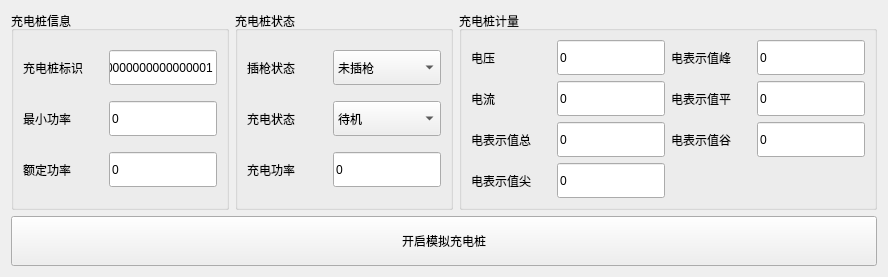
      <widget class="QWidget" name="tab_3">
       <attribute name="title">
        <string>模拟充电桩</string>
       </attribute>
       <layout class="QGridLayout" name="gridLayout_6">
        <item row="0" column="0">
         <layout class="QHBoxLayout" name="horizontalLayout_22">
          <item>
           <widget class="QGroupBox" name="groupBox">
            <property name="title">
             <string>充电桩信息</string>
            </property>
            <layout class="QGridLayout" name="gridLayout_3">
             <item row="0" column="0">
              <layout class="QHBoxLayout" name="horizontalLayout_7">
               <item>
                <widget class="QLabel" name="label_6">
                 <property name="minimumSize">
                  <size>
                   <width>80</width>
                   <height>35</height>
                  </size>
                 </property>
                 <property name="text">
                  <string>充电桩标识</string>
                 </property>
                </widget>
               </item>
               <item>
                <widget class="QLineEdit" name="chargingLogoEdit">
                 <property name="minimumSize">
                  <size>
                   <width>0</width>
                   <height>35</height>
                  </size>
                 </property>
                 <property name="text">
                  <string>0000000000000001</string>
                 </property>
                 <property name="maxLength">
                  <number>16</number>
                 </property>
                </widget>
               </item>
              </layout>
             </item>
             <item row="1" column="0">
              <layout class="QHBoxLayout" name="horizontalLayout_17">
               <item>
                <widget class="QLabel" name="label_7">
                 <property name="minimumSize">
                  <size>
                   <width>80</width>
                   <height>35</height>
                  </size>
                 </property>
                 <property name="text">
                  <string>最小功率</string>
                 </property>
                </widget>
               </item>
               <item>
                <widget class="QLineEdit" name="minPowerEdit">
                 <property name="minimumSize">
                  <size>
                   <width>0</width>
                   <height>35</height>
                  </size>
                 </property>
                 <property name="text">
                  <string>0</string>
                 </property>
                </widget>
               </item>
              </layout>
             </item>
             <item row="2" column="0">
              <layout class="QHBoxLayout" name="horizontalLayout_18">
               <item>
                <widget class="QLabel" name="label_8">
                 <property name="minimumSize">
                  <size>
                   <width>80</width>
                   <height>35</height>
                  </size>
                 </property>
                 <property name="text">
                  <string>额定功率</string>
                 </property>
                </widget>
               </item>
               <item>
                <widget class="QLineEdit" name="ratedPowerEdit">
                 <property name="minimumSize">
                  <size>
                   <width>0</width>
                   <height>35</height>
                  </size>
                 </property>
                 <property name="text">
                  <string>0</string>
                 </property>
                </widget>
               </item>
              </layout>
             </item>
            </layout>
           </widget>
          </item>
          <item>
           <widget class="QGroupBox" name="groupBox_3">
            <property name="title">
             <string>充电桩状态</string>
            </property>
            <layout class="QGridLayout" name="gridLayout_4">
             <item row="0" column="0">
              <layout class="QHBoxLayout" name="horizontalLayout_20">
               <item>
                <widget class="QLabel" name="label_16">
                 <property name="minimumSize">
                  <size>
                   <width>80</width>
                   <height>35</height>
                  </size>
                 </property>
                 <property name="maximumSize">
                  <size>
                   <width>80</width>
                   <height>16777215</height>
                  </size>
                 </property>
                 <property name="text">
                  <string>插枪状态</string>
                 </property>
                </widget>
               </item>
               <item>
                <widget class="QComboBox" name="putGunStateBox">
                 <property name="minimumSize">
                  <size>
                   <width>0</width>
                   <height>35</height>
                  </size>
                 </property>
                 <item>
                  <property name="text">
                   <string>未插枪</string>
                  </property>
                 </item>
                 <item>
                  <property name="text">
                   <string>插枪</string>
                  </property>
                 </item>
                </widget>
               </item>
              </layout>
             </item>
             <item row="1" column="0">
              <layout class="QHBoxLayout" name="horizontalLayout_21">
               <item>
                <widget class="QLabel" name="label_18">
                 <property name="minimumSize">
                  <size>
                   <width>80</width>
                   <height>35</height>
                  </size>
                 </property>
                 <property name="maximumSize">
                  <size>
                   <width>80</width>
                   <height>16777215</height>
                  </size>
                 </property>
                 <property name="text">
                  <string>充电状态</string>
                 </property>
                </widget>
               </item>
               <item>
                <widget class="QComboBox" name="chargingStateBox">
                 <property name="minimumSize">
                  <size>
                   <width>0</width>
                   <height>35</height>
                  </size>
                 </property>
                 <item>
                  <property name="text">
                   <string>待机</string>
                  </property>
                 </item>
                 <item>
                  <property name="text">
                   <string>充电</string>
                  </property>
                 </item>
                </widget>
               </item>
              </layout>
             </item>
             <item row="2" column="0">
              <layout class="QHBoxLayout" name="horizontalLayout_30">
               <item>
                <widget class="QLabel" name="label_19">
                 <property name="minimumSize">
                  <size>
                   <width>80</width>
                   <height>35</height>
                  </size>
                 </property>
                 <property name="text">
                  <string>充电功率</string>
                 </property>
                </widget>
               </item>
               <item>
                <widget class="QLineEdit" name="chargingPowerEdit">
                 <property name="minimumSize">
                  <size>
                   <width>0</width>
                   <height>35</height>
                  </size>
                 </property>
                 <property name="text">
                  <string>0</string>
                 </property>
                </widget>
               </item>
              </layout>
             </item>
            </layout>
           </widget>
          </item>
          <item>
           <widget class="QGroupBox" name="groupBox_4">
            <property name="title">
             <string>充电桩计量</string>
            </property>
            <layout class="QGridLayout" name="gridLayout_5">
             <item row="0" column="0">
              <layout class="QHBoxLayout" name="horizontalLayout_31">
               <item>
                <widget class="QLabel" name="label_20">
                 <property name="minimumSize">
                  <size>
                   <width>80</width>
                   <height>35</height>
                  </size>
                 </property>
                 <property name="text">
                  <string>电压</string>
                 </property>
                </widget>
               </item>
               <item>
                <widget class="QLineEdit" name="voltageEdit">
                 <property name="minimumSize">
                  <size>
                   <width>0</width>
                   <height>35</height>
                  </size>
                 </property>
                 <property name="text">
                  <string>0</string>
                 </property>
                </widget>
               </item>
              </layout>
             </item>
             <item row="0" column="1">
              <layout class="QHBoxLayout" name="horizontalLayout_36">
               <item>
                <widget class="QLabel" name="label_25">
                 <property name="minimumSize">
                  <size>
                   <width>80</width>
                   <height>35</height>
                  </size>
                 </property>
                 <property name="text">
                  <string>电表示值峰</string>
                 </property>
                </widget>
               </item>
               <item>
                <widget class="QLineEdit" name="electricMeterPeakEdit">
                 <property name="minimumSize">
                  <size>
                   <width>0</width>
                   <height>35</height>
                  </size>
                 </property>
                 <property name="text">
                  <string>0</string>
                 </property>
                </widget>
               </item>
              </layout>
             </item>
             <item row="1" column="0">
              <layout class="QHBoxLayout" name="horizontalLayout_32">
               <item>
                <widget class="QLabel" name="label_21">
                 <property name="minimumSize">
                  <size>
                   <width>80</width>
                   <height>35</height>
                  </size>
                 </property>
                 <property name="text">
                  <string>电流</string>
                 </property>
                </widget>
               </item>
               <item>
                <widget class="QLineEdit" name="currentEdit">
                 <property name="minimumSize">
                  <size>
                   <width>0</width>
                   <height>35</height>
                  </size>
                 </property>
                 <property name="text">
                  <string>0</string>
                 </property>
                </widget>
               </item>
              </layout>
             </item>
             <item row="1" column="1">
              <layout class="QHBoxLayout" name="horizontalLayout_37">
               <item>
                <widget class="QLabel" name="label_26">
                 <property name="minimumSize">
                  <size>
                   <width>80</width>
                   <height>35</height>
                  </size>
                 </property>
                 <property name="text">
                  <string>电表示值平</string>
                 </property>
                </widget>
               </item>
               <item>
                <widget class="QLineEdit" name="electricMeterFlatEdit">
                 <property name="minimumSize">
                  <size>
                   <width>0</width>
                   <height>35</height>
                  </size>
                 </property>
                 <property name="text">
                  <string>0</string>
                 </property>
                </widget>
               </item>
              </layout>
             </item>
             <item row="2" column="0">
              <layout class="QHBoxLayout" name="horizontalLayout_34">
               <item>
                <widget class="QLabel" name="label_23">
                 <property name="minimumSize">
                  <size>
                   <width>80</width>
                   <height>35</height>
                  </size>
                 </property>
                 <property name="text">
                  <string>电表示值总</string>
                 </property>
                </widget>
               </item>
               <item>
                <widget class="QLineEdit" name="electricMeterTotalEdit">
                 <property name="minimumSize">
                  <size>
                   <width>0</width>
                   <height>35</height>
                  </size>
                 </property>
                 <property name="text">
                  <string>0</string>
                 </property>
                </widget>
               </item>
              </layout>
             </item>
             <item row="2" column="1">
              <layout class="QHBoxLayout" name="horizontalLayout_38">
               <item>
                <widget class="QLabel" name="label_27">
                 <property name="minimumSize">
                  <size>
                   <width>80</width>
                   <height>35</height>
                  </size>
                 </property>
                 <property name="text">
                  <string>电表示值谷</string>
                 </property>
                </widget>
               </item>
               <item>
                <widget class="QLineEdit" name="electricMeterValleyEdit">
                 <property name="minimumSize">
                  <size>
                   <width>0</width>
                   <height>35</height>
                  </size>
                 </property>
                 <property name="text">
                  <string>0</string>
                 </property>
                </widget>
               </item>
              </layout>
             </item>
             <item row="3" column="0">
              <layout class="QHBoxLayout" name="horizontalLayout_35">
               <item>
                <widget class="QLabel" name="label_24">
                 <property name="minimumSize">
                  <size>
                   <width>80</width>
                   <height>35</height>
                  </size>
                 </property>
                 <property name="text">
                  <string>电表示值尖</string>
                 </property>
                </widget>
               </item>
               <item>
                <widget class="QLineEdit" name="electricMeterTipEdit">
                 <property name="minimumSize">
                  <size>
                   <width>0</width>
                   <height>35</height>
                  </size>
                 </property>
                 <property name="text">
                  <string>0</string>
                 </property>
                </widget>
               </item>
              </layout>
             </item>
            </layout>
           </widget>
          </item>
         </layout>
        </item>
        <item row="1" column="0">
         <widget class="QPushButton" name="analogChargingButton">
          <property name="minimumSize">
           <size>
            <width>0</width>
            <height>50</height>
           </size>
          </property>
          <property name="text">
           <string>开启模拟充电桩</string>
          </property>
         </widget>
        </item>
       </layout>
      </widget>
